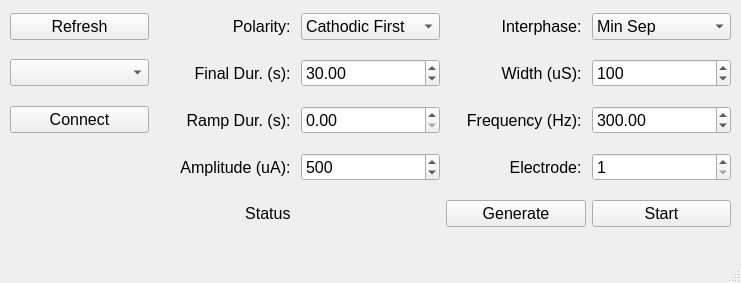
<?xml version="1.0" encoding="UTF-8"?>
<ui version="4.0">
 <class>MainWindow</class>
 <widget class="QMainWindow" name="MainWindow">
  <property name="geometry">
   <rect>
    <x>0</x>
    <y>0</y>
    <width>741</width>
    <height>283</height>
   </rect>
  </property>
  <property name="windowTitle">
   <string>CereStimDBS</string>
  </property>
  <widget class="QWidget" name="centralwidget">
   <widget class="QWidget" name="gridLayoutWidget">
    <property name="geometry">
     <rect>
      <x>10</x>
      <y>0</y>
      <width>721</width>
      <height>241</height>
     </rect>
    </property>
    <layout class="QGridLayout" name="gridLayout">
     <item row="2" column="0">
      <widget class="QPushButton" name="connect_pushButton">
       <property name="font">
        <font>
         <family>Tahoma</family>
         <pointsize>12</pointsize>
        </font>
       </property>
       <property name="text">
        <string>Connect</string>
       </property>
      </widget>
     </item>
     <item row="0" column="3">
      <widget class="QLabel" name="interphase_label">
       <property name="font">
        <font>
         <family>Tahoma</family>
         <pointsize>12</pointsize>
        </font>
       </property>
       <property name="text">
        <string>Interphase: </string>
       </property>
       <property name="alignment">
        <set>Qt::AlignRight|Qt::AlignTrailing|Qt::AlignVCenter</set>
       </property>
      </widget>
     </item>
     <item row="0" column="0">
      <widget class="QPushButton" name="refresh_pushButton">
       <property name="font">
        <font>
         <family>Tahoma</family>
         <pointsize>12</pointsize>
        </font>
       </property>
       <property name="text">
        <string>Refresh</string>
       </property>
      </widget>
     </item>
     <item row="2" column="1">
      <widget class="QLabel" name="ramp_label">
       <property name="font">
        <font>
         <family>Tahoma</family>
         <pointsize>12</pointsize>
        </font>
       </property>
       <property name="text">
        <string>Ramp Dur. (s): </string>
       </property>
       <property name="alignment">
        <set>Qt::AlignRight|Qt::AlignTrailing|Qt::AlignVCenter</set>
       </property>
      </widget>
     </item>
     <item row="0" column="2">
      <widget class="QComboBox" name="polarity_comboBox">
       <property name="font">
        <font>
         <family>Tahoma</family>
         <pointsize>12</pointsize>
        </font>
       </property>
       <item>
        <property name="text">
         <string>Cathodic First</string>
        </property>
       </item>
       <item>
        <property name="text">
         <string>Anodic First</string>
        </property>
       </item>
       <item>
        <property name="text">
         <string>Cathodic-Mono</string>
        </property>
       </item>
       <item>
        <property name="text">
         <string>Anodic-Mono</string>
        </property>
       </item>
      </widget>
     </item>
     <item row="4" column="1">
      <widget class="QLabel" name="status_label">
       <property name="font">
        <font>
         <family>Tahoma</family>
         <pointsize>12</pointsize>
        </font>
       </property>
       <property name="text">
        <string>Status </string>
       </property>
       <property name="alignment">
        <set>Qt::AlignRight|Qt::AlignTrailing|Qt::AlignVCenter</set>
       </property>
      </widget>
     </item>
     <item row="1" column="1">
      <widget class="QLabel" name="dur_label">
       <property name="font">
        <font>
         <family>Tahoma</family>
         <pointsize>12</pointsize>
        </font>
       </property>
       <property name="text">
        <string>Final Dur. (s): </string>
       </property>
       <property name="alignment">
        <set>Qt::AlignRight|Qt::AlignTrailing|Qt::AlignVCenter</set>
       </property>
      </widget>
     </item>
     <item row="3" column="1">
      <widget class="QLabel" name="amp_label">
       <property name="font">
        <font>
         <family>Tahoma</family>
         <pointsize>12</pointsize>
        </font>
       </property>
       <property name="text">
        <string>Amplitude (uA): </string>
       </property>
       <property name="alignment">
        <set>Qt::AlignRight|Qt::AlignTrailing|Qt::AlignVCenter</set>
       </property>
      </widget>
     </item>
     <item row="0" column="4">
      <widget class="QComboBox" name="interphase_comboBox">
       <property name="font">
        <font>
         <family>Tahoma</family>
         <pointsize>12</pointsize>
        </font>
       </property>
       <item>
        <property name="text">
         <string>Min Sep</string>
        </property>
       </item>
       <item>
        <property name="text">
         <string>Max Sep</string>
        </property>
       </item>
      </widget>
     </item>
     <item row="0" column="1">
      <widget class="QLabel" name="polarity_label">
       <property name="font">
        <font>
         <family>Tahoma</family>
         <pointsize>12</pointsize>
        </font>
       </property>
       <property name="text">
        <string>Polarity: </string>
       </property>
       <property name="alignment">
        <set>Qt::AlignRight|Qt::AlignTrailing|Qt::AlignVCenter</set>
       </property>
      </widget>
     </item>
     <item row="1" column="0">
      <widget class="QComboBox" name="device_comboBox">
       <property name="font">
        <font>
         <family>Tahoma</family>
         <pointsize>12</pointsize>
        </font>
       </property>
      </widget>
     </item>
     <item row="1" column="2">
      <widget class="QDoubleSpinBox" name="dur_doubleSpinBox">
       <property name="font">
        <font>
         <family>Tahoma</family>
         <pointsize>12</pointsize>
        </font>
       </property>
       <property name="minimum">
        <double>1.000000000000000</double>
       </property>
       <property name="maximum">
        <double>1000.000000000000000</double>
       </property>
       <property name="value">
        <double>30.000000000000000</double>
       </property>
      </widget>
     </item>
     <item row="2" column="2">
      <widget class="QDoubleSpinBox" name="ramp_doubleSpinBox">
       <property name="font">
        <font>
         <family>Tahoma</family>
         <pointsize>12</pointsize>
        </font>
       </property>
       <property name="maximum">
        <double>5.000000000000000</double>
       </property>
      </widget>
     </item>
     <item row="3" column="2">
      <widget class="QSpinBox" name="amp_spinBox">
       <property name="font">
        <font>
         <family>Tahoma</family>
         <pointsize>12</pointsize>
        </font>
       </property>
       <property name="minimum">
        <number>100</number>
       </property>
       <property name="maximum">
        <number>10000</number>
       </property>
       <property name="singleStep">
        <number>100</number>
       </property>
       <property name="value">
        <number>500</number>
       </property>
      </widget>
     </item>
     <item row="1" column="3">
      <widget class="QLabel" name="width_label">
       <property name="font">
        <font>
         <family>Tahoma</family>
         <pointsize>12</pointsize>
        </font>
       </property>
       <property name="text">
        <string>Width (uS): </string>
       </property>
       <property name="alignment">
        <set>Qt::AlignRight|Qt::AlignTrailing|Qt::AlignVCenter</set>
       </property>
      </widget>
     </item>
     <item row="2" column="3">
      <widget class="QLabel" name="freq_label">
       <property name="font">
        <font>
         <family>Tahoma</family>
         <pointsize>12</pointsize>
        </font>
       </property>
       <property name="text">
        <string>Frequency (Hz): </string>
       </property>
       <property name="alignment">
        <set>Qt::AlignRight|Qt::AlignTrailing|Qt::AlignVCenter</set>
       </property>
      </widget>
     </item>
     <item row="3" column="3">
      <widget class="QLabel" name="elec_label">
       <property name="font">
        <font>
         <family>Tahoma</family>
         <pointsize>12</pointsize>
        </font>
       </property>
       <property name="text">
        <string>Electrode: </string>
       </property>
       <property name="alignment">
        <set>Qt::AlignRight|Qt::AlignTrailing|Qt::AlignVCenter</set>
       </property>
      </widget>
     </item>
     <item row="4" column="4">
      <widget class="QPushButton" name="start_pushButton">
       <property name="enabled">
        <bool>true</bool>
       </property>
       <property name="font">
        <font>
         <family>Tahoma</family>
         <pointsize>12</pointsize>
        </font>
       </property>
       <property name="text">
        <string>Start</string>
       </property>
      </widget>
     </item>
     <item row="4" column="3">
      <widget class="QPushButton" name="generate_pushButton">
       <property name="enabled">
        <bool>true</bool>
       </property>
       <property name="font">
        <font>
         <family>Tahoma</family>
         <pointsize>12</pointsize>
        </font>
       </property>
       <property name="text">
        <string>Generate</string>
       </property>
      </widget>
     </item>
     <item row="1" column="4">
      <widget class="QSpinBox" name="width_spinBox">
       <property name="font">
        <font>
         <family>Tahoma</family>
         <pointsize>12</pointsize>
        </font>
       </property>
       <property name="minimum">
        <number>44</number>
       </property>
       <property name="maximum">
        <number>65535</number>
       </property>
       <property name="singleStep">
        <number>100</number>
       </property>
       <property name="value">
        <number>100</number>
       </property>
      </widget>
     </item>
     <item row="2" column="4">
      <widget class="QDoubleSpinBox" name="freq_doubleSpinBox">
       <property name="font">
        <font>
         <family>Tahoma</family>
         <pointsize>12</pointsize>
        </font>
       </property>
       <property name="minimum">
        <double>4.000000000000000</double>
       </property>
       <property name="maximum">
        <double>5000.000000000000000</double>
       </property>
       <property name="value">
        <double>300.000000000000000</double>
       </property>
      </widget>
     </item>
     <item row="3" column="4">
      <widget class="QSpinBox" name="elec_spinBox">
       <property name="font">
        <font>
         <family>Tahoma</family>
         <pointsize>12</pointsize>
        </font>
       </property>
       <property name="minimum">
        <number>1</number>
       </property>
       <property name="maximum">
        <number>96</number>
       </property>
       <property name="value">
        <number>1</number>
       </property>
      </widget>
     </item>
     <item row="4" column="2">
      <layout class="QVBoxLayout" name="status_verticalLayout"/>
     </item>
    </layout>
   </widget>
  </widget>
  <widget class="QMenuBar" name="menubar">
   <property name="geometry">
    <rect>
     <x>0</x>
     <y>0</y>
     <width>741</width>
     <height>21</height>
    </rect>
   </property>
  </widget>
  <widget class="QStatusBar" name="statusbar"/>
 </widget>
 <tabstops>
  <tabstop>refresh_pushButton</tabstop>
  <tabstop>device_comboBox</tabstop>
  <tabstop>connect_pushButton</tabstop>
  <tabstop>polarity_comboBox</tabstop>
  <tabstop>dur_doubleSpinBox</tabstop>
  <tabstop>ramp_doubleSpinBox</tabstop>
  <tabstop>amp_spinBox</tabstop>
  <tabstop>interphase_comboBox</tabstop>
  <tabstop>width_spinBox</tabstop>
  <tabstop>freq_doubleSpinBox</tabstop>
  <tabstop>elec_spinBox</tabstop>
  <tabstop>generate_pushButton</tabstop>
  <tabstop>start_pushButton</tabstop>
 </tabstops>
 <resources/>
 <connections/>
</ui>
